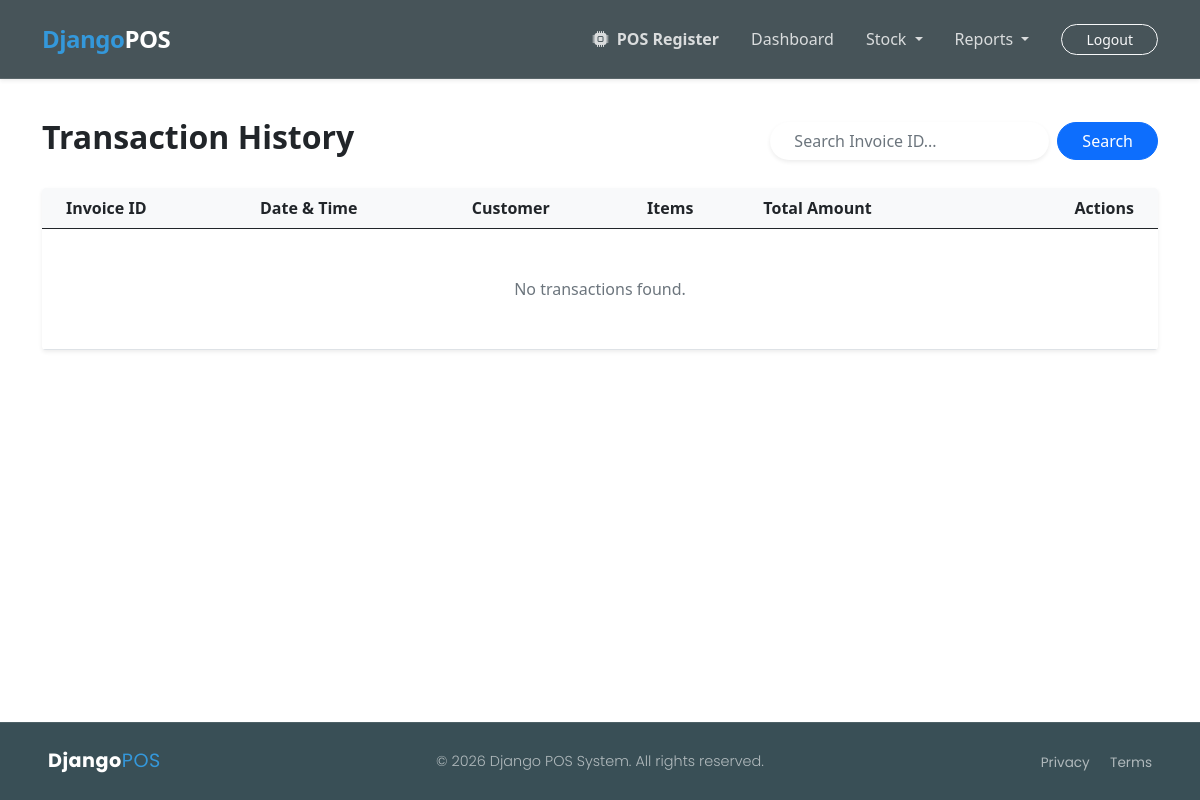
Page /transactions/ (signed in) on the earlier database version.
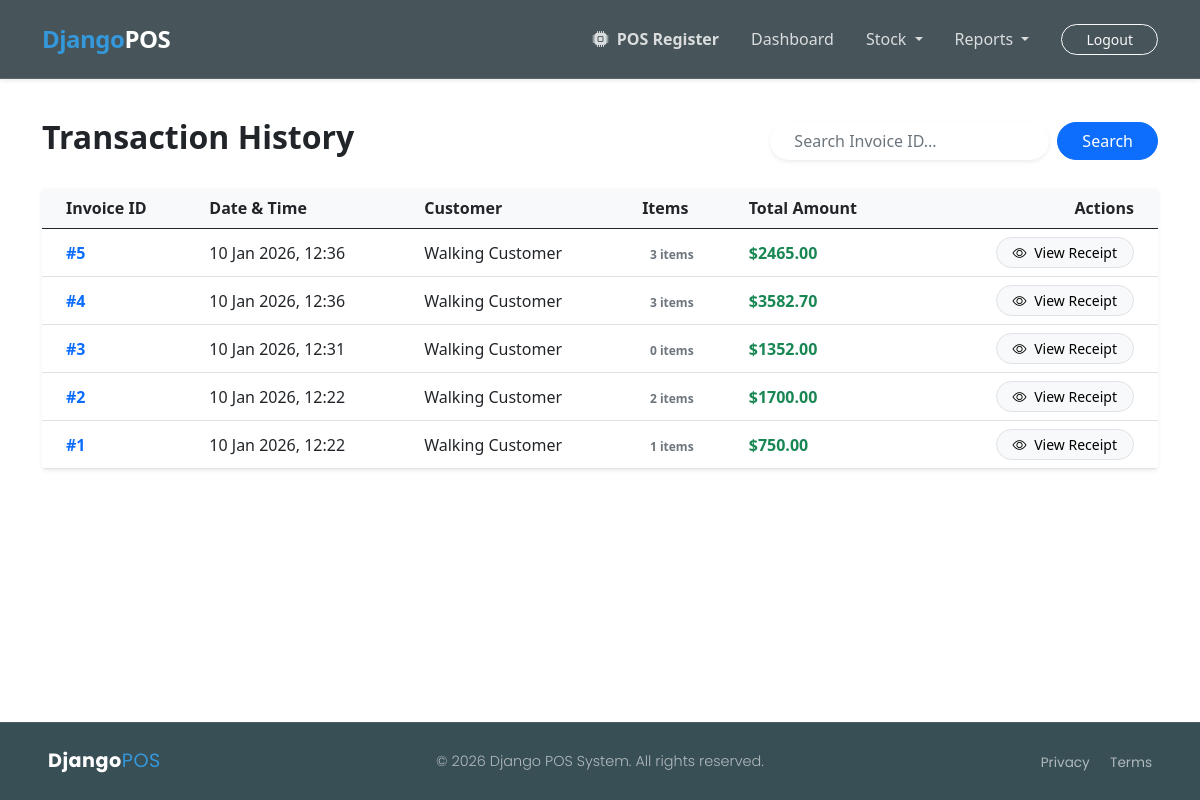
Same page on the later database version.
### app_sales/models.py (models this page shows, shortened)
class Sale(models.Model):
    transaction_date = models.DateTimeField(auto_now_add=True)
    customer_name = models.CharField(max_length=100, default="Walking Customer")
    subtotal = models.DecimalField(max_digits=10, decimal_places=2, default=0.00)
    tax_amount = models.DecimalField(max_digits=10, decimal_places=2, default=0.00)
    discount_amount = models.DecimalField(max_digits=10, decimal_places=2, default=0.00)
    grand_total = models.DecimalField(max_digits=10, decimal_places=2)

### app_sales/views.py (the view)
# urls.py: path('transactions/', views.transaction_history, name="sales.history"),
@login_required(login_url='login')
def transaction_history(request):
    query = request.GET.get('search_invoice')
    if query:
        sales = Sale.objects.filter(id__icontains=query).order_by('-transaction_date')
    else:
        sales = Sale.objects.all().order_by('-transaction_date')
    context = {
        'sales': sales,
        'search_query': query
    }
    return render(request, 'sales/transaction_history.html', context)

### app_sales/templates/sales/transaction_history.html (shortened to what this page needs)
{% extends 'base.html' %}
{% block body_content %}
<div class="container py-5">
    <div class="d-flex justify-content-between align-items-center mb-4">
        <h2 class="fw-bold">Transaction History</h2>
        <form method="GET" class="d-flex gap-2">
            <input type="text" name="search_invoice" class="form-control rounded-pill border-0 shadow-sm px-4"
                   placeholder="Search Invoice ID..." value="{{ search_query|default:'' }}">
            <button type="submit" class="btn btn-primary rounded-pill px-4">Search</button>
        </form>
    </div>
    <div class="card border-0 shadow-sm rounded-4 overflow-hidden">
        <div class="table-responsive">
            <table class="table table-hover align-middle mb-0">
                <thead class="bg-light">
                    <tr>
                        <th class="ps-4">Invoice ID</th>
                        <th>Date & Time</th>
                        <th>Customer</th>
                        <th>Items</th>
                        <th>Total Amount</th>
                        <th class="text-end pe-4">Actions</th>
                    </tr>
                </thead>
                <tbody>
                    {% for sale in sales %}
                    <tr>
                        <td class="ps-4 fw-bold text-primary">#{{ sale.id }}</td>
                        <td>{{ sale.transaction_date|date:"d M Y, H:i" }}</td>
                        <td>{{ sale.customer_name }}</td>
                        <td>
                            <span class="badge bg-secondary-soft text-secondary rounded-pill">
                                {{ sale.items.count }} items
                            </span>
                        </td>
                        <td class="fw-bold text-success">${{ sale.grand_total }}</td>
                        <td class="text-end pe-4">
                            <a href="{% url 'pos.receipt' sale.id %}" class="btn btn-sm btn-light rounded-pill px-3 border">
                                <i class="bi bi-eye me-1"></i> View Receipt
                            </a>
                        </td>
                    </tr>
                    {% empty %}
                    <tr>
                        <td colspan="6" class="text-center py-5 text-muted">No transactions found.</td>
                    </tr>
                    {% endfor %}
                </tbody>
            </table>
        </div>
    </div>
</div>
{% endblock %}

Differences in the rows shown:
added Sale: id "5", transaction_date "10 Jan 2026, 12:36", customer_name "Walking Customer", items.count "3", grand_total "2465.00"
added Sale: id "4", transaction_date "10 Jan 2026, 12:36", customer_name "Walking Customer", items.count "3", grand_total "3582.70"
added Sale: id "3", transaction_date "10 Jan 2026, 12:31", customer_name "Walking Customer", items.count "0", grand_total "1352.00"
added Sale: id "2", transaction_date "10 Jan 2026, 12:22", customer_name "Walking Customer", items.count "2", grand_total "1700.00"
added Sale: id "1", transaction_date "10 Jan 2026, 12:22", customer_name "Walking Customer", items.count "1", grand_total "750.00"
Other differences:
text no longer shown: "No transactions found."
